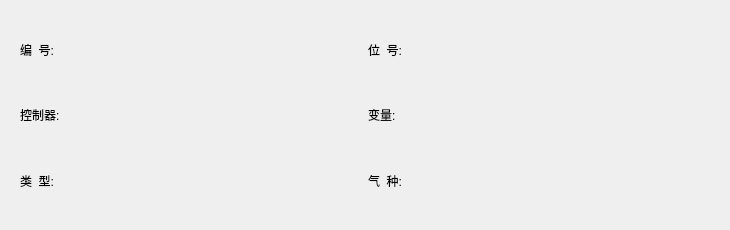
<?xml version="1.0" encoding="UTF-8"?>
<ui version="4.0">
 <class>frmDeviceControl</class>
 <widget class="QWidget" name="frmDeviceControl">
  <property name="geometry">
   <rect>
    <x>0</x>
    <y>0</y>
    <width>730</width>
    <height>230</height>
   </rect>
  </property>
  <property name="windowTitle">
   <string>Form</string>
  </property>
  <layout class="QGridLayout" name="gridLayout">
   <property name="leftMargin">
    <number>20</number>
   </property>
   <property name="topMargin">
    <number>20</number>
   </property>
   <property name="rightMargin">
    <number>20</number>
   </property>
   <property name="bottomMargin">
    <number>20</number>
   </property>
   <item row="0" column="0">
    <widget class="QLabel" name="labNodeID">
     <property name="text">
      <string>编  号: </string>
     </property>
    </widget>
   </item>
   <item row="0" column="1">
    <widget class="QLabel" name="labPositionID">
     <property name="text">
      <string>位  号: </string>
     </property>
    </widget>
   </item>
   <item row="1" column="0">
    <widget class="QLabel" name="labDeviceName">
     <property name="text">
      <string>控制器: </string>
     </property>
    </widget>
   </item>
   <item row="1" column="1">
    <widget class="QLabel" name="labNodeName">
     <property name="text">
      <string>变量: </string>
     </property>
    </widget>
   </item>
   <item row="2" column="0">
    <widget class="QLabel" name="labNodeType">
     <property name="text">
      <string>类  型: </string>
     </property>
    </widget>
   </item>
   <item row="2" column="1">
    <widget class="QLabel" name="labNodeSign">
     <property name="text">
      <string>气  种: </string>
     </property>
    </widget>
   </item>
  </layout>
 </widget>
 <resources/>
 <connections/>
</ui>
